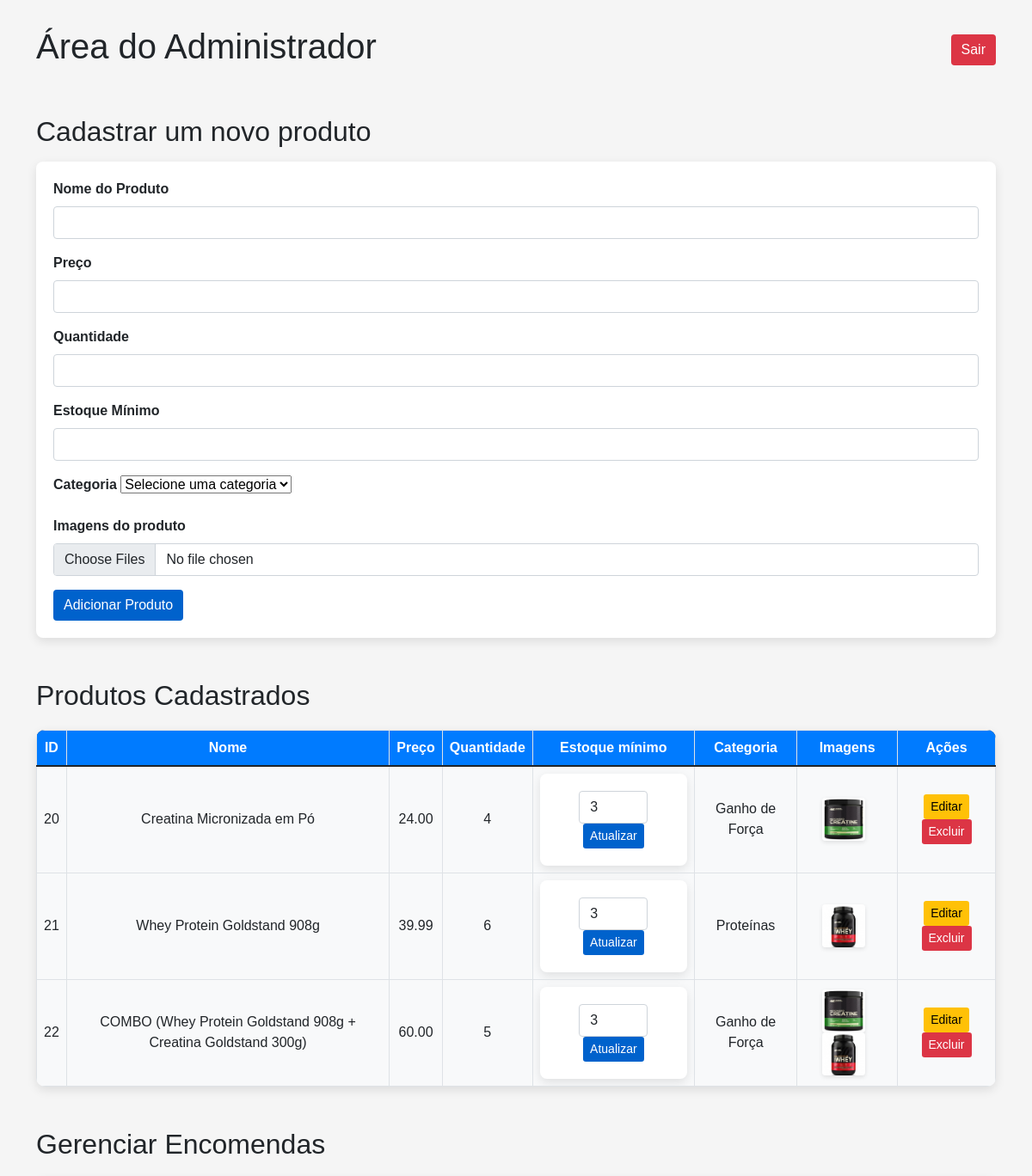
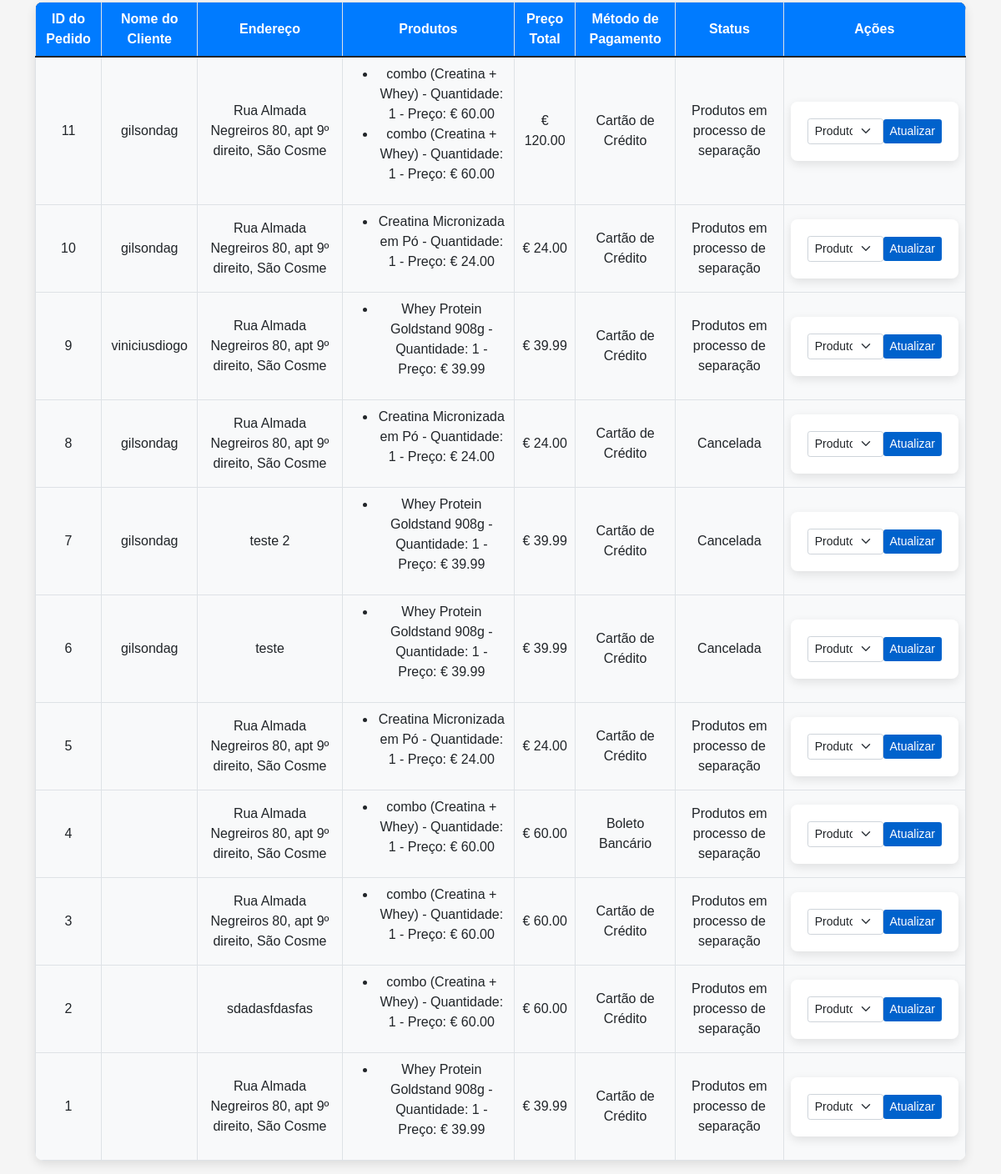
The page /admin.php (signed in) on the database its author committed (2 pictures, top to bottom).
### tables this page shows
CREATE TABLE `produtos` (
  `id` int(11) NOT NULL AUTO_INCREMENT,
  `nome` varchar(100) NOT NULL,
  `preco` decimal(10,2) NOT NULL,
  `quantidade` int(11) NOT NULL DEFAULT 0,
  `imagens` text DEFAULT NULL,
  `categoria_id` int(11) DEFAULT NULL,
  `estoque_minimo` int(11) DEFAULT 0,
  PRIMARY KEY (`id`)
);

CREATE TABLE `categorias` (
  `id` int(11) NOT NULL AUTO_INCREMENT,
  `nome` varchar(255) NOT NULL,
  PRIMARY KEY (`id`)
);

CREATE TABLE `encomendas` (
  `id` int(11) NOT NULL AUTO_INCREMENT,
  `utilizador_id` int(11) NOT NULL,
  `nome` varchar(100) NOT NULL,
  `morada` text NOT NULL,
  `preco_total` decimal(10,2) NOT NULL,
  `data_encomenda` datetime DEFAULT current_timestamp(),
  `produtos` text DEFAULT NULL,
  `metodo_pagamento` text DEFAULT NULL,
  `status` varchar(50) DEFAULT 'Produtos em processo de separação',
  PRIMARY KEY (`id`),
  KEY `utilizador_id` (`utilizador_id`),
  CONSTRAINT `encomendas_ibfk_1` FOREIGN KEY (`utilizador_id`) REFERENCES `utilizadores` (`id`)
);

### admin.php (the view, shortened to what this page needs)
<?php
    $conn = new mysqli("localhost","root","nova_senha", "loja_suplementos");
?>
<!DOCTYPE html>
<html lang="pt">
<head>
    <link href="https://cdn.jsdelivr.net/npm/bootstrap@5.1.3/dist/css/bootstrap.min.css" rel="stylesheet">
    <link rel="stylesheet" href="styles.css">
</head>
<body>
    <div class="container admin-container">
        <div class="d-flex justify-content-between align-items-center mt-3">
            <h1>Área do Administrador</h1>
            <a href="logout.php" class="btn btn-danger btn-logout">Sair</a>
        </div>
        <h2 class="mt-5">Cadastrar um novo produto</h2>
        <form method="POST" enctype="multipart/form-data" class="my-3">
            <div class="mb-3">
                <label for="nome" class="form-label">Nome do Produto</label>
                <input type="text" name="nome" class="form-control" required>
            </div>
            <div class="mb-3">
                <label for="preco" class="form-label">Preço</label>
                <input type="number" name="preco" step="0.01" class="form-control" required>
            </div>
            <div class="mb-3">
                <label for="quantidade" class="form-label">Quantidade</label>
                <input type="number" name="quantidade" class="form-control" required>
            </div>
            <div class="mb-3">
                <label for="estoque_minimo" class="form-label">Estoque Mínimo</label>
                <input type="number" name="estoque_minimo" class="form-control" required>
            </div>
            <div class="mb-3">
                <label for="categoria" class="form-label">Categoria</label>
                <select name="categoria_id" id="form-select" required>
                    <option value="">Selecione uma categoria</option>
                </select>
            </div>
            <div class="mb-3">
                <label for="imagem" class="form-label">Imagens do produto</label>
                <input type="file" class="form-control" name="imagens[]" multiple>
            </div>
            <button type="submit" name="add_product" class="btn btn-primary">Adicionar Produto</button>
        </form>
        <h2 class="mt-5">Produtos Cadastrados</h2>
        <table class="table table-bordered">
            <thead>
                <tr>
                    <th>ID</th>
                    <th>Nome</th>
                    <th>Preço</th>
                    <th>Quantidade</th>
                    <th>Estoque mínimo</th>
                    <th>Categoria</th>
                    <th>Imagens</th>
                    <th>Ações</th>
                </tr>
            </thead>
            <tbody>
                <?php
                    $sql = "SELECT p.*, c.nome as categoria_nome FROM Produtos p LEFT JOIN Categorias c ON p.categoria_id = c.id";
                    $result = $conn->query($sql);
                    while($row = $result->fetch_assoc()){
                        echo
                            "<tr>
                                <td>{$row['id']}</td>
                                <td>{$row['nome']}</td>
                                <td>{$row['preco']}</td>
                                <td>{$row['quantidade']}</td>
                                <td>
                                    <form method='POST' action=''>
                                        <input type='hidden' name='produto_id' value='{$row['id']}'>
                                        <input type='number' name='estoque_minimo' value='{$row['estoque_minimo']}' class='form-control' style='width: 80px; display: inline-block;' required>
                                        <button type='submit' name='update_estoque_minimo' class='btn btn-primary btn-sm'>Atualizar</button>
                                    </form>
                                </td>
                                <td>".htmlspecialchars($row["categoria_nome"])."</td>
                                <td>";
                                    $imagens = explode(",",$row["imagens"]);
                                    foreach ($imagens as $imagem){
                                        echo "<img src='imagem/produtos/$imagem' alt='Imagem do Produto' width='50' height='50' class='me-2'>";
                                    }
                                    echo
                                        "   </td>
                                            <td>
                                                <a href='admin_edit.php?id={$row['id']}' class='btn btn-warning btn-sm'>Editar</a>
                                                <a href='admin.php?delete={$row['id']}' class='btn btn-danger btn-sm'>Excluir</a>
                                            </td>
                                        </tr>";
                    }
                ?>
            </tbody>
        </table>
        <h2 class="mt-5">Gerenciar Encomendas</h2>
        <table class="table table-bordered">
            <thead>
                <tr>
                    <th>ID do Pedido</th>
                    <th>Nome do Cliente</th>
                    <th>Endereço</th>
                    <th>Produtos</th>
                    <th>Preço Total</th>
                    <th>Método de Pagamento</th>
                    <th>Status</th>
                    <th>Ações</th>
                </tr>
            </thead>
            <tbody>
                <?php
                    $sql = "SELECT e.*, u.nome as cliente_nome FROM encomendas e JOIN utilizadores u ON e.utilizador_id = u.id ORDER BY e.data_encomenda DESC";
                    $result = $conn->query($sql);
                    while ($row = $result->fetch_assoc()){
                        echo "<tr>
                        <td>{$row['id']}</td>
                        <td>{$row['nome']}</td>
                        <td>{$row['morada']}</td>
                        <td>";
                    $produtos = json_decode($row["produtos"], true);
                    if ($produtos) {
                        echo "<ul class='product-list'>";
                        foreach ($produtos as $produto) {
                            echo "<li>" . htmlspecialchars($produto['nome']) . " - Quantidade: " . $produto["quantidade"] . " - Preço: € " . number_format($produto["preco"], 2) . "</li>";
                        }
                        echo "</ul>";
                    } else {
                        echo "Nenhum produto encontrado.";
                    }
                    echo "</td>
                            <td>€ " . number_format($row['preco_total'], 2) . "</td>
                            <td>{$row['metodo_pagamento']}</td>
                            <td>{$row['status']}</td>
                            <td>
                                <form method='POST' class='form-inline'>
                                    <input type='hidden' name='pedido_id' value='{$row['id']}'>
                                    <select name='status' class='form-select form-select-sm'>
                                        <option value='Produtos em processo de separação'>Produtos em processo de separação</option>
                                        <option value='Enviado'>Enviado</option>
                                        <option value='Entregue'>Entregue</option>
                                        <option value='Cancelada'>Cancelada</option>
                                    </select>
                                    <button type='submit' name='update_status' class='btn btn-sm btn-primary'>Atualizar</button>
                                </form>
                            </td>
                        </tr>";
                    }
                ?>
            </tbody>
        </table>
    </div>
</body>
</html>

### styles.css (style rules this page uses)
body { font-family: Arial, Helvetica, sans-serif; background-color: #f5f5f5; margin: 0; padding: 0; }
form { background-color: white; padding: 20px; border-radius: 8px; box-shadow: 0px 4px 12px rgba(0, 0, 0, 0.1); }
form .form-label { font-weight: bold; }
form .btn-primary { background-color: #0062cc; border: none; }
table { background-color: white; border-radius: 8px; overflow: hidden; box-shadow: 0px 4px 12px rgba(0, 0, 0, 0.1); }
table thead { background-color: #333; color: white; }
table thead th { padding: 12px; }
table tbody td { padding: 12px; vertical-align: middle; }
table img { border-radius: 4px; box-shadow: 0px 2px 5px rgba(0, 0, 0, 0.1); }
.btn-warning { background-color: #ffc107; border: none; }
.btn-danger { background-color: #dc3545; border: none; }

### admin.php (style rules this page uses)
.admin-container { margin-top: 30px; }
.table img { max-width: 50px; max-height: 50px; }
.btn-logout { float: right; }
.table { margin-top: 20px; background-color: #f8f9fa; border-radius: 10px; overflow: hidden; }
.table th, .table td { text-align: center; vertical-align: middle; }
.table thead th { background-color: #007bff; color: white; }
.form-inline { display: flex; align-items: center; justify-content: center; }
.form-inline select, .form-inline button { margin: 0; }

### rows shown on the page
produtos: id "20", nome "Creatina Micronizada em Pó", preco "24.00", quantidade "4", estoque_minimo "3", categoria.nome "Ganho de Força", imagens (picture), quantidade "1"
produtos: id "21", nome "Whey Protein Goldstand 908g", preco "39.99", quantidade "6", estoque_minimo "3", categoria.nome "Proteínas", imagens (picture), quantidade "1"
produtos: id "22", nome "COMBO (Whey Protein Goldstand 908g + Creatina Goldstand 300g)", preco "60.00", quantidade "5", estoque_minimo "3", categoria.nome "Ganho de Força"
encomendas: id "11", nome "gilsondag", morada "Rua Almada Negreiros 80, apt 9º direito, São Cosme", nome "combo (Creatina + Whey)", quantidade "1", preco "60.00", preco_total "120.00", metodo_pagamento "Cartão de Crédito", status "Produtos em processo de separação"
encomendas: id "10", nome "gilsondag", morada "Rua Almada Negreiros 80, apt 9º direito, São Cosme", preco_total "24.00", metodo_pagamento "Cartão de Crédito", status "Produtos em processo de separação"
encomendas: id "9", nome "viniciusdiogo", morada "Rua Almada Negreiros 80, apt 9º direito, São Cosme", preco_total "39.99", metodo_pagamento "Cartão de Crédito", status "Produtos em processo de separação"
encomendas: id "8", nome "gilsondag", morada "Rua Almada Negreiros 80, apt 9º direito, São Cosme", preco_total "24.00", metodo_pagamento "Cartão de Crédito", status "Cancelada"
encomendas: id "7", nome "gilsondag", morada "teste 2", preco_total "39.99", metodo_pagamento "Cartão de Crédito", status "Cancelada"
encomendas: id "6", nome "gilsondag", morada "teste", preco_total "39.99", metodo_pagamento "Cartão de Crédito", status "Cancelada"
encomendas: id "5", morada "Rua Almada Negreiros 80, apt 9º direito, São Cosme", preco_total "24.00", metodo_pagamento "Cartão de Crédito", status "Produtos em processo de separação"
encomendas: id "4", morada "Rua Almada Negreiros 80, apt 9º direito, São Cosme", nome "combo (Creatina + Whey)", quantidade "1", preco "60.00", preco_total "60.00", metodo_pagamento "Boleto Bancário", status "Produtos em processo de separação"
encomendas: id "3", morada "Rua Almada Negreiros 80, apt 9º direito, São Cosme", nome "combo (Creatina + Whey)", quantidade "1", preco "60.00", preco_total "60.00", metodo_pagamento "Cartão de Crédito", status "Produtos em processo de separação"
encomendas: id "2", morada "sdadasfdasfas", nome "combo (Creatina + Whey)", quantidade "1", preco "60.00", preco_total "60.00", metodo_pagamento "Cartão de Crédito", status "Produtos em processo de separação"
encomendas: id "1", morada "Rua Almada Negreiros 80, apt 9º direito, São Cosme", preco_total "39.99", metodo_pagamento "Cartão de Crédito", status "Produtos em processo de separação"
